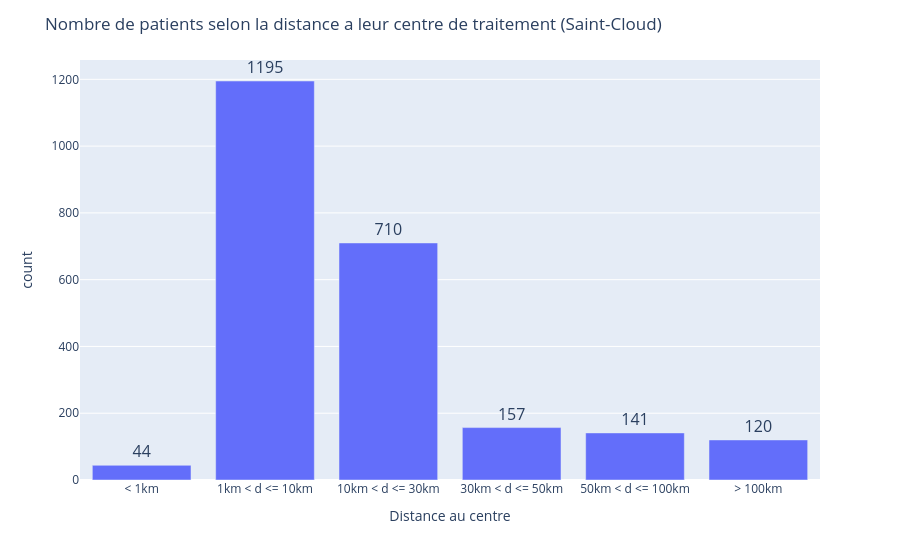

Notebook code cell kept with this figure:
### Markdown cell above
#### Centre de Saint Cloud

### Code cell
fig = px.bar(df_dist_saintCloud, x=df_dist_saintCloud.index, y="count", text = "count") #, barmode="group"

fig.update_layout(title="Nombre de patients selon la distance a leur centre de traitement (Saint-Cloud)")
fig.update_xaxes(title="Distance au centre")
fig.update_traces(textposition = "outside",textfont=dict(size=16))
config = {
        'toImageButtonOptions': {
            'format': 'png',  # one of png, svg, jpeg, webp
            'filename': 'patients_selon_dist_StCloud',
            'height': 1080,
            'width': 1920,
            'scale': 6  # Multiply title/legend/axis/canvas sizes by this factor
        }
    }

# Show the figure
fig.show(config=config)

### Figure 1 — Plotly figure (JSON) as saved in the notebook; plotly's stock layout.template omitted (floating-point values rounded to 4 significant figures)
{"data": [{"alignmentgroup": "True", "hovertemplate": "distance_int=%{x}<br>count=%{text}<extra></extra>", "legendgroup": "", "marker": {"color": "#636efa", "pattern": {"shape": ""}}, "name": "", "offsetgroup": "", "orientation": "v", "showlegend": false, "text": [44, 1195, 710, 157, 141, 120], "textfont": {"size": 16}, "textposition": "outside", "type": "bar", "x": ["< 1km", "1km < d <= 10km", "10km < d <= 30km", "30km < d <= 50km", "50km < d <= 100km", "> 100km"], "xaxis": "x", "y": [44, 1195, 710, 157, 141, 120], "yaxis": "y"}], "layout": {"barmode": "relative", "legend": {"tracegroupgap": 0}, "margin": {"t": 60}, "title": {"text": "Nombre de patients selon la distance a leur centre de traitement (Saint-Cloud)"}, "xaxis": {"anchor": "y", "domain": [0, 1], "title": {"text": "Distance au centre"}}, "yaxis": {"anchor": "x", "domain": [0, 1], "title": {"text": "count"}}}}
